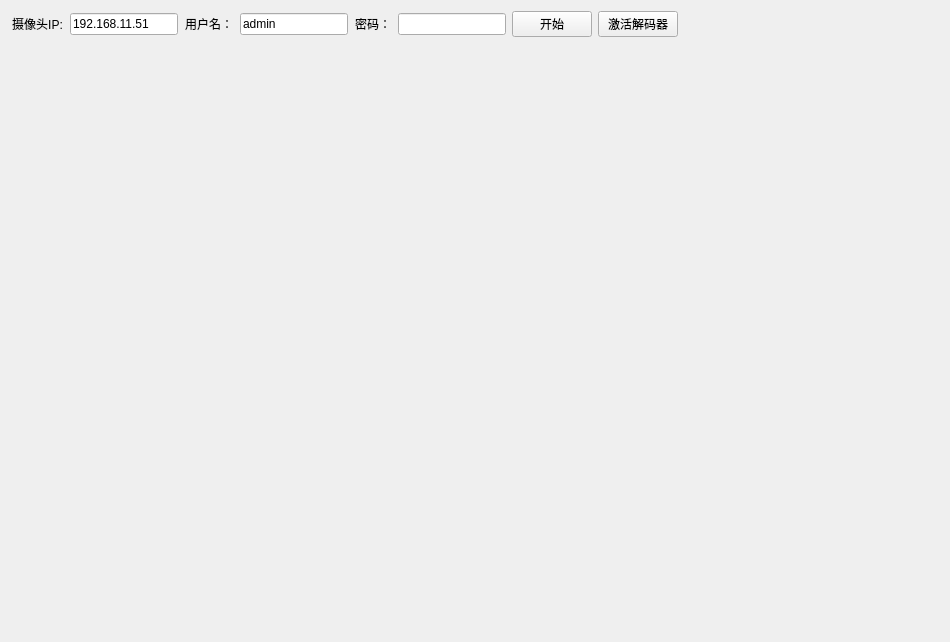
<?xml version="1.0" encoding="UTF-8"?>
<ui version="4.0">
 <class>GuiMainClass</class>
 <widget class="QMainWindow" name="GuiMainClass">
  <property name="geometry">
   <rect>
    <x>0</x>
    <y>0</y>
    <width>950</width>
    <height>642</height>
   </rect>
  </property>
  <property name="minimumSize">
   <size>
    <width>0</width>
    <height>0</height>
   </size>
  </property>
  <property name="maximumSize">
   <size>
    <width>16777215</width>
    <height>16777215</height>
   </size>
  </property>
  <property name="focusPolicy">
   <enum>Qt::StrongFocus</enum>
  </property>
  <property name="windowTitle">
   <string>Main</string>
  </property>
  <widget class="QWidget" name="centralWidget">
   <property name="focusPolicy">
    <enum>Qt::StrongFocus</enum>
   </property>
   <property name="styleSheet">
    <string notr="true"/>
   </property>
   <layout class="QVBoxLayout" name="verticalLayout_2">
    <item>
     <layout class="QVBoxLayout" name="verticalLayout" stretch="0,20">
      <property name="spacing">
       <number>0</number>
      </property>
      <item>
       <layout class="QHBoxLayout" name="horizontalLayout" stretch="0,0,0,0,0,0,0,0,0">
        <property name="sizeConstraint">
         <enum>QLayout::SetFixedSize</enum>
        </property>
        <item>
         <widget class="QPushButton" name="m_config">
          <property name="sizePolicy">
           <sizepolicy hsizetype="Fixed" vsizetype="Fixed">
            <horstretch>0</horstretch>
            <verstretch>0</verstretch>
           </sizepolicy>
          </property>
          <property name="styleSheet">
           <string notr="true">color: rgb(0, 0, 0);border-width: 1px;border-style: solid;border-color: rgba(0, 0, 0, 0);padding:0px 0px;</string>
          </property>
          <property name="text">
           <string>摄像头IP:</string>
          </property>
          <property name="icon">
           <iconset>
            <normaloff>:/ico_qrc_robot/config.png</normaloff>:/ico_qrc_robot/config.png</iconset>
          </property>
          <property name="iconSize">
           <size>
            <width>16</width>
            <height>16</height>
           </size>
          </property>
         </widget>
        </item>
        <item>
         <widget class="QLineEdit" name="m_ip">
          <property name="sizePolicy">
           <sizepolicy hsizetype="Fixed" vsizetype="Fixed">
            <horstretch>0</horstretch>
            <verstretch>0</verstretch>
           </sizepolicy>
          </property>
          <property name="text">
           <string>192.168.11.51</string>
          </property>
         </widget>
        </item>
        <item>
         <widget class="QPushButton" name="m_config_2">
          <property name="sizePolicy">
           <sizepolicy hsizetype="Fixed" vsizetype="Fixed">
            <horstretch>0</horstretch>
            <verstretch>0</verstretch>
           </sizepolicy>
          </property>
          <property name="styleSheet">
           <string notr="true">color: rgb(0, 0, 0);border-width: 1px;border-style: solid;border-color: rgba(0, 0, 0, 0);padding:0px 0px;</string>
          </property>
          <property name="text">
           <string>用户名：</string>
          </property>
          <property name="icon">
           <iconset>
            <normaloff>:/ico_qrc_robot/config.png</normaloff>:/ico_qrc_robot/config.png</iconset>
          </property>
          <property name="iconSize">
           <size>
            <width>16</width>
            <height>16</height>
           </size>
          </property>
         </widget>
        </item>
        <item>
         <widget class="QLineEdit" name="m_user">
          <property name="sizePolicy">
           <sizepolicy hsizetype="Fixed" vsizetype="Fixed">
            <horstretch>0</horstretch>
            <verstretch>0</verstretch>
           </sizepolicy>
          </property>
          <property name="text">
           <string>admin</string>
          </property>
         </widget>
        </item>
        <item>
         <widget class="QPushButton" name="m_config_3">
          <property name="sizePolicy">
           <sizepolicy hsizetype="Fixed" vsizetype="Fixed">
            <horstretch>0</horstretch>
            <verstretch>0</verstretch>
           </sizepolicy>
          </property>
          <property name="styleSheet">
           <string notr="true">color: rgb(0, 0, 0);border-width: 1px;border-style: solid;border-color: rgba(0, 0, 0, 0);padding:0px 0px;</string>
          </property>
          <property name="text">
           <string>密码：</string>
          </property>
          <property name="icon">
           <iconset>
            <normaloff>:/ico_qrc_robot/config.png</normaloff>:/ico_qrc_robot/config.png</iconset>
          </property>
          <property name="iconSize">
           <size>
            <width>16</width>
            <height>16</height>
           </size>
          </property>
         </widget>
        </item>
        <item>
         <widget class="QLineEdit" name="m_passwd">
          <property name="sizePolicy">
           <sizepolicy hsizetype="Fixed" vsizetype="Fixed">
            <horstretch>0</horstretch>
            <verstretch>0</verstretch>
           </sizepolicy>
          </property>
          <property name="text">
           <string/>
          </property>
         </widget>
        </item>
        <item>
         <widget class="QPushButton" name="m_start_det">
          <property name="text">
           <string>开始</string>
          </property>
         </widget>
        </item>
        <item>
         <widget class="QPushButton" name="m_register_lav">
          <property name="text">
           <string>激活解码器</string>
          </property>
         </widget>
        </item>
        <item>
         <spacer name="horizontalSpacer">
          <property name="orientation">
           <enum>Qt::Horizontal</enum>
          </property>
          <property name="sizeHint" stdset="0">
           <size>
            <width>40</width>
            <height>20</height>
           </size>
          </property>
         </spacer>
        </item>
       </layout>
      </item>
      <item>
       <layout class="QGridLayout" name="gridLayout">
        <item row="0" column="0">
         <widget class="QLabel" name="m_img_label">
          <property name="text">
           <string/>
          </property>
         </widget>
        </item>
       </layout>
      </item>
     </layout>
    </item>
   </layout>
  </widget>
 </widget>
 <layoutdefault spacing="6" margin="11"/>
 <resources>
  <include location="GuiMain.qrc"/>
 </resources>
 <connections/>
</ui>
